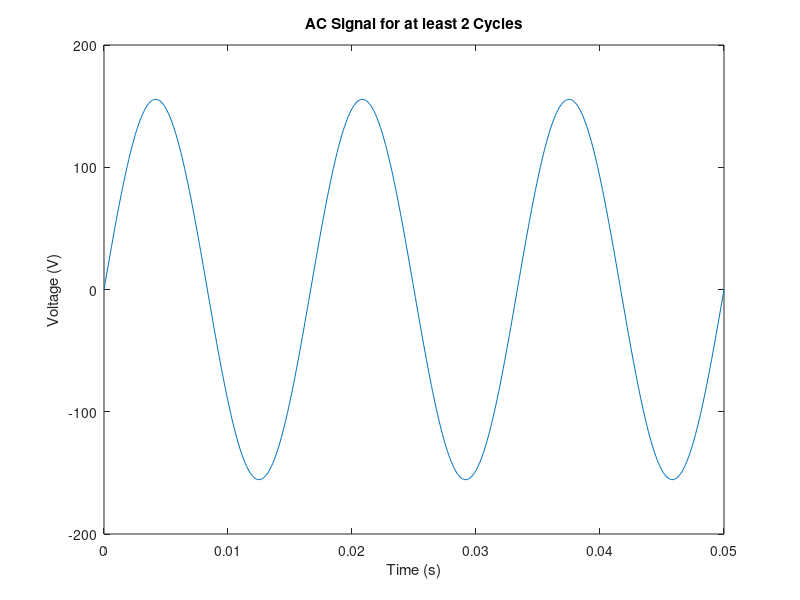

This figure's MATLAB source:
% Vars
rmsVoltage = 110; % RMS voltage [V]
peakVoltage = rmsVoltage * sqrt(2); % [V]
frequency = 60; % frequency [Hz]
T = 1/frequency; % period of the waveform [s]

% Define time vector
t = 0:0.0001:3*T; % Time vector for 3 cycles [s]

% Calculate voltage waveform (sine function)
voltage_waveform = peakVoltage * sin(2*pi*frequency*t);

% Plot the waveform
plot(t, voltage_waveform);
xlabel('Time (s)');
ylabel('Voltage (V)');
title('AC Signal for at least 2 Cycles');


